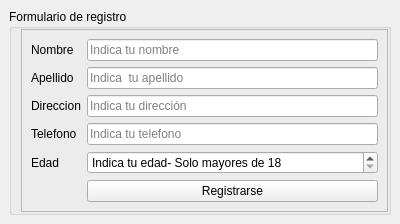
<?xml version="1.0" encoding="UTF-8"?>
<ui version="4.0">
 <class>MainWindow</class>
 <widget class="QMainWindow" name="MainWindow">
  <property name="geometry">
   <rect>
    <x>0</x>
    <y>0</y>
    <width>400</width>
    <height>206</height>
   </rect>
  </property>
  <property name="maximumSize">
   <size>
    <width>400</width>
    <height>206</height>
   </size>
  </property>
  <property name="windowTitle">
   <string>Registro</string>
  </property>
  <widget class="QWidget" name="centralwidget">
   <layout class="QGridLayout" name="gridLayout">
    <item row="0" column="0">
     <widget class="QGroupBox" name="groupBox">
      <property name="title">
       <string>Formulario de registro</string>
      </property>
      <property name="flat">
       <bool>true</bool>
      </property>
      <layout class="QGridLayout" name="gridLayout_2">
       <property name="topMargin">
        <number>0</number>
       </property>
       <property name="rightMargin">
        <number>0</number>
       </property>
       <property name="bottomMargin">
        <number>0</number>
       </property>
       <property name="spacing">
        <number>0</number>
       </property>
       <item row="2" column="0">
        <widget class="QFrame" name="frame">
         <property name="frameShape">
          <enum>QFrame::StyledPanel</enum>
         </property>
         <property name="frameShadow">
          <enum>QFrame::Raised</enum>
         </property>
         <layout class="QFormLayout" name="formLayout">
          <property name="formAlignment">
           <set>Qt::AlignLeading|Qt::AlignLeft|Qt::AlignTop</set>
          </property>
          <item row="0" column="0">
           <widget class="QLabel" name="lblNombre">
            <property name="text">
             <string>Nombre</string>
            </property>
           </widget>
          </item>
          <item row="1" column="0">
           <widget class="QLabel" name="lblApellido">
            <property name="text">
             <string>Apellido</string>
            </property>
           </widget>
          </item>
          <item row="2" column="0">
           <widget class="QLabel" name="lblDireccion">
            <property name="text">
             <string>Direccion</string>
            </property>
           </widget>
          </item>
          <item row="3" column="0">
           <widget class="QLabel" name="lblTelefono">
            <property name="text">
             <string>Telefono</string>
            </property>
           </widget>
          </item>
          <item row="4" column="0">
           <widget class="QLabel" name="lblEdad">
            <property name="text">
             <string>Edad</string>
            </property>
            <property name="alignment">
             <set>Qt::AlignLeading|Qt::AlignLeft|Qt::AlignVCenter</set>
            </property>
            <property name="wordWrap">
             <bool>false</bool>
            </property>
           </widget>
          </item>
          <item row="0" column="1">
           <widget class="QLineEdit" name="lineNombre">
            <property name="maxLength">
             <number>20</number>
            </property>
            <property name="placeholderText">
             <string>Indica tu nombre</string>
            </property>
            <property name="clearButtonEnabled">
             <bool>true</bool>
            </property>
           </widget>
          </item>
          <item row="1" column="1">
           <widget class="QLineEdit" name="lineApellido">
            <property name="maxLength">
             <number>50</number>
            </property>
            <property name="placeholderText">
             <string>Indica  tu apellido</string>
            </property>
            <property name="clearButtonEnabled">
             <bool>true</bool>
            </property>
           </widget>
          </item>
          <item row="2" column="1">
           <widget class="QLineEdit" name="lineDireccion">
            <property name="maxLength">
             <number>80</number>
            </property>
            <property name="placeholderText">
             <string>Indica tu dirección</string>
            </property>
            <property name="clearButtonEnabled">
             <bool>true</bool>
            </property>
           </widget>
          </item>
          <item row="3" column="1">
           <widget class="QLineEdit" name="lineTel">
            <property name="maxLength">
             <number>30</number>
            </property>
            <property name="placeholderText">
             <string>Indica tu telefono</string>
            </property>
            <property name="clearButtonEnabled">
             <bool>true</bool>
            </property>
           </widget>
          </item>
          <item row="4" column="1">
           <widget class="QSpinBox" name="spinEdad">
            <property name="specialValueText">
             <string>Indica tu edad- Solo mayores de 18</string>
            </property>
            <property name="minimum">
             <number>17</number>
            </property>
           </widget>
          </item>
          <item row="5" column="1">
           <widget class="QPushButton" name="btnRegistrarse">
            <property name="text">
             <string>Registrarse</string>
            </property>
           </widget>
          </item>
         </layout>
        </widget>
       </item>
      </layout>
     </widget>
    </item>
   </layout>
  </widget>
 </widget>
 <resources/>
 <connections/>
</ui>
